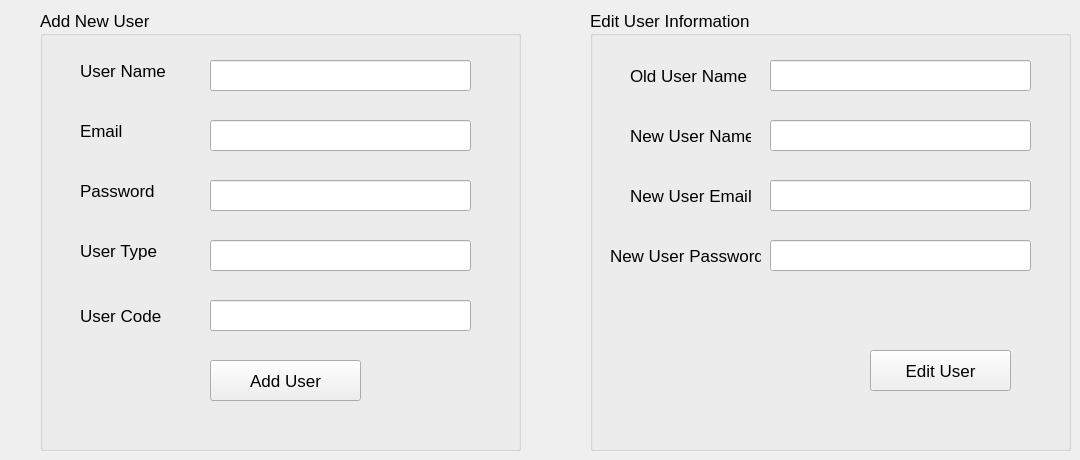
      <widget class="QWidget" name="tab_14">
       <attribute name="title">
        <string>Add And Edit Users</string>
       </attribute>
       <widget class="QGroupBox" name="groupBox_2">
        <property name="geometry">
         <rect>
          <x>590</x>
          <y>10</y>
          <width>481</width>
          <height>441</height>
         </rect>
        </property>
        <property name="font">
         <font>
          <family>MS Shell Dlg 2</family>
          <pointsize>13</pointsize>
         </font>
        </property>
        <property name="title">
         <string>Edit User Information</string>
        </property>
        <widget class="QLabel" name="label_28">
         <property name="geometry">
          <rect>
           <x>40</x>
           <y>110</y>
           <width>121</width>
           <height>31</height>
          </rect>
         </property>
         <property name="text">
          <string>New User Name</string>
         </property>
        </widget>
        <widget class="QLineEdit" name="lineEdit_19">
         <property name="geometry">
          <rect>
           <x>180</x>
           <y>110</y>
           <width>261</width>
           <height>31</height>
          </rect>
         </property>
        </widget>
        <widget class="QLabel" name="label_29">
         <property name="geometry">
          <rect>
           <x>40</x>
           <y>170</y>
           <width>121</width>
           <height>31</height>
          </rect>
         </property>
         <property name="text">
          <string>New User Email</string>
         </property>
        </widget>
        <widget class="QLabel" name="label_30">
         <property name="geometry">
          <rect>
           <x>20</x>
           <y>230</y>
           <width>151</width>
           <height>31</height>
          </rect>
         </property>
         <property name="text">
          <string>New User Password</string>
         </property>
        </widget>
        <widget class="QLineEdit" name="lineEdit_20">
         <property name="geometry">
          <rect>
           <x>180</x>
           <y>230</y>
           <width>261</width>
           <height>31</height>
          </rect>
         </property>
         <property name="echoMode">
          <enum>QLineEdit::Password</enum>
         </property>
        </widget>
        <widget class="QLineEdit" name="lineEdit_21">
         <property name="geometry">
          <rect>
           <x>180</x>
           <y>170</y>
           <width>261</width>
           <height>31</height>
          </rect>
         </property>
        </widget>
        <widget class="QPushButton" name="pushButton_14">
         <property name="geometry">
          <rect>
           <x>280</x>
           <y>340</y>
           <width>141</width>
           <height>41</height>
          </rect>
         </property>
         <property name="text">
          <string>Edit User</string>
         </property>
        </widget>
        <widget class="QLineEdit" name="lineEdit_36">
         <property name="geometry">
          <rect>
           <x>180</x>
           <y>50</y>
           <width>261</width>
           <height>31</height>
          </rect>
         </property>
        </widget>
        <widget class="QLabel" name="label_31">
         <property name="geometry">
          <rect>
           <x>40</x>
           <y>50</y>
           <width>121</width>
           <height>31</height>
          </rect>
         </property>
         <property name="text">
          <string>Old User Name</string>
         </property>
        </widget>
       </widget>
       <widget class="QGroupBox" name="groupBox">
        <property name="geometry">
         <rect>
          <x>40</x>
          <y>10</y>
          <width>481</width>
          <height>441</height>
         </rect>
        </property>
        <property name="font">
         <font>
          <family>MS Shell Dlg 2</family>
          <pointsize>13</pointsize>
          <weight>50</weight>
          <bold>false</bold>
         </font>
        </property>
        <property name="title">
         <string>Add New User</string>
        </property>
        <widget class="QLabel" name="label_22">
         <property name="geometry">
          <rect>
           <x>40</x>
           <y>50</y>
           <width>91</width>
           <height>21</height>
          </rect>
         </property>
         <property name="text">
          <string>User Name</string>
         </property>
        </widget>
        <widget class="QLabel" name="label_23">
         <property name="geometry">
          <rect>
           <x>40</x>
           <y>110</y>
           <width>91</width>
           <height>21</height>
          </rect>
         </property>
         <property name="text">
          <string>Email</string>
         </property>
        </widget>
        <widget class="QLabel" name="label_24">
         <property name="geometry">
          <rect>
           <x>40</x>
           <y>170</y>
           <width>91</width>
           <height>21</height>
          </rect>
         </property>
         <property name="text">
          <string>Password</string>
         </property>
        </widget>
        <widget class="QLineEdit" name="lineEdit_12">
         <property name="geometry">
          <rect>
           <x>170</x>
           <y>50</y>
           <width>261</width>
           <height>31</height>
          </rect>
         </property>
        </widget>
        <widget class="QLineEdit" name="lineEdit_13">
         <property name="geometry">
          <rect>
           <x>170</x>
           <y>110</y>
           <width>261</width>
           <height>31</height>
          </rect>
         </property>
        </widget>
        <widget class="QLineEdit" name="lineEdit_14">
         <property name="geometry">
          <rect>
           <x>170</x>
           <y>170</y>
           <width>261</width>
           <height>31</height>
          </rect>
         </property>
         <property name="echoMode">
          <enum>QLineEdit::Password</enum>
         </property>
        </widget>
        <widget class="QPushButton" name="pushButton_12">
         <property name="geometry">
          <rect>
           <x>170</x>
           <y>350</y>
           <width>151</width>
           <height>41</height>
          </rect>
         </property>
         <property name="text">
          <string>Add User</string>
         </property>
        </widget>
        <widget class="QLabel" name="label_25">
         <property name="geometry">
          <rect>
           <x>40</x>
           <y>230</y>
           <width>91</width>
           <height>21</height>
          </rect>
         </property>
         <property name="text">
          <string>User Type</string>
         </property>
        </widget>
        <widget class="QLineEdit" name="lineEdit_15">
         <property name="geometry">
          <rect>
           <x>170</x>
           <y>230</y>
           <width>261</width>
           <height>31</height>
          </rect>
         </property>
         <property name="echoMode">
          <enum>QLineEdit::Normal</enum>
         </property>
        </widget>
        <widget class="QLabel" name="label_27">
         <property name="geometry">
          <rect>
           <x>40</x>
           <y>290</y>
           <width>91</width>
           <height>31</height>
          </rect>
         </property>
         <property name="text">
          <string>User Code</string>
         </property>
        </widget>
        <widget class="QLineEdit" name="lineEdit_16">
         <property name="geometry">
          <rect>
           <x>170</x>
           <y>290</y>
           <width>261</width>
           <height>31</height>
          </rect>
         </property>
         <property name="echoMode">
          <enum>QLineEdit::Normal</enum>
         </property>
        </widget>
       </widget>
      </widget>
